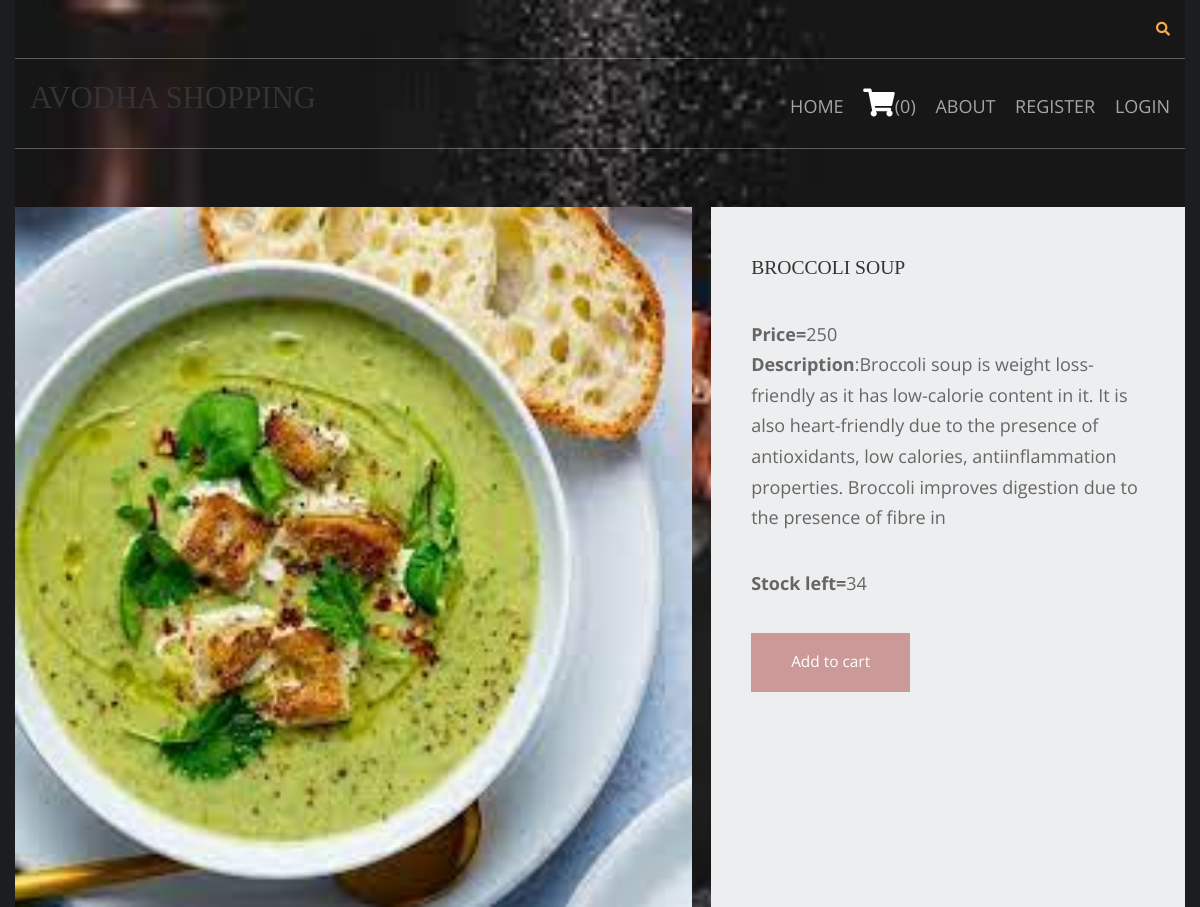
The app's page /vegeterian-dishes/broccoli-soup with its own data.
### shop/models.py (models this page shows, shortened)
class products(models.Model):
    name = models.CharField ( max_length = 250 , unique = True )
    slug = models.CharField ( max_length = 250 , unique = True )
    img = models.ImageField ( upload_to = 'product' )
    desc = models.TextField ()
    stock = models.IntegerField ()
    availability = models.BooleanField ()
    price = models.IntegerField ()
    category = models.ForeignKey(categ,on_delete=models.CASCADE)

### shop/views.py (the view)
# urls.py: path('<slug:c_slug>/<slug:product_slug>',views.prodDetails,name='details'),
def prodDetails(request,c_slug,product_slug):
    try:
        prod=products.objects.get(category__slug=c_slug,slug=product_slug)
    except Exception as e :
        raise e
    return render(request,'item.html',{'pr':prod})

### cart/context_processor.py (called while the page is built)
def count(request):
    item_count=0;
    if 'admin' in request.path:
        return {}
    else:
        try:
            ct=cartlist.objects.filter(cart_id=c_id(request))
            cti=items.objects.all().filter(cart=ct[:1])
            for c in cti:
                item_count+=c.quan
        except cartlist.DoesnotExist:
            item_count=0
        return dict(itc=item_count)

### cart/views.py (called while the page is built)
def c_id(request):
    ct_id=request.session.session_key
    if not ct_id:
        ct_id=request.session.create()
    return ct_id

### templates/item.html (shortened to what this page needs)
{% extends 'base.html' %}
{% load static %}
{% block content %}
<head>
    <link href="{% static 'pr/fontawesome/css/all.min.css' %}" rel="stylesheet" />
    <link href="{% static 'pr/css/templatemo-comparto.css' %}" rel="stylesheet" />
</head>
<body>
  <br><br>
        <section class="tm-mb-1" id="about">
            <div class="tm-row tm-about-row">
                <div class="tm-section-1-l">
                    <img src="{{pr.img.url}}" style="height:700;width:700;" alt="About image" class="tm-img-responsive">
                </div>
                <article class="tm-section-1-r tm-bg-color-8">
                    <h4 class="tm-mb-2 tm-title-color">{{pr.name}}</h4>
                    <p><b>Price=</b>{{pr.price}}<br><b>Description</b>:{{pr.desc}}<br></p>
                    <p><b>Stock left=</b>{{pr.stock}}<br></p>
                {% if pr.stock <= 0 %}
                    <h1 style="color:red">Sorry,Out of stock</h1>
                {% else %}
                    <a href="{% url 'addcart' pr.id %}" class="tm-btn tm-btn-1 tm-link-to-services">Add to cart</a>
                {% endif %}
                </article>
            </div>
        </section>
</body>
</html>
{% endblock %}

### static/hm/layout/styles/layout.css (style rules this page uses)
*, *::before, *::after { transition:all .3s ease-in-out; }
body { color:#A5A6AA; background-color:#1C1D21; }
a { color:#FBAB45; }

### static/pr/css/templatemo-comparto.css (style rules this page uses)
*, *::before, *::after { box-sizing: border-box; outline: none; }
ul, h1, h2, h3, h4, p, figure { padding: 0; margin: 0; }
body { font-family: 'Open Sans', Arial, sans-serif; font-size: 18px; overflow-x: hidden; padding-left: 15px; padding-right: 15px; margin: 0; }
a { transition: all 0.3s ease; text-decoration: none; }
p { color: #666; line-height: 1.7; margin-bottom: 35px; }
h1, h2, h3, h4, h5, h6 { color: #333; }
.tm-mb-1 { margin-bottom: 20px; }
.tm-mb-2 { margin-bottom: 40px; }
.tm-bg-color-8 { background-color: #EDEEEF; }
.tm-img-responsive { max-width: 100%; height: auto; }
.tm-section-1-l { width: 57.85%; margin-right: 1.65%; }
.tm-section-1-r { padding: 50px 40px; width: 40.5%; }
.tm-row { display: flex; }
.tm-btn { display: inline-block; padding: 15px 40px; font-size: 1.1rem; border: none; background-color: #CC9999; color: white; }
a { color: #666; }

### static/hm/layout/styles/framework.css (style rules this page uses)
html { overflow-y:scroll; overflow-x:hidden; }
html, body { margin:0; padding:0; font-size:14px; line-height:1.6em; }
*, *::before, *::after { box-sizing:border-box; }
a { outline:none; text-decoration:none; }
img { width:auto; max-width:100%; height:auto; margin:0; padding:0; border:none; line-height:normal; vertical-align:middle; }
body, input, textarea, select { font-family:Verdana, Geneva, sans-serif; }
h1, h2, h3, h4, h5, h6, .heading { font-family:Georgia, "Times New Roman", Times, serif; }
::placeholder { opacity:1; }
h1, h2, h3, h4, h5, h6, .heading { margin:0 0 20px 0; font-size:1.4rem; line-height:normal; font-weight:normal; text-transform:uppercase; }
address, article, aside, figcaption, figure, footer, header, main, nav, section { display:block; margin:0; padding:0; }

### records on screen
products: img (picture), name "BROCCOLI SOUP", price "250", desc "Broccoli soup is weight loss-friendly as it has low-calorie content in it. It is also heart-friendly due to the presence of antioxidants, low calories, antiinflammation properties. Broccoli improves digestion due to the presence of fibre in", stock "34"

### other values on screen
{{ itc }} "0"
